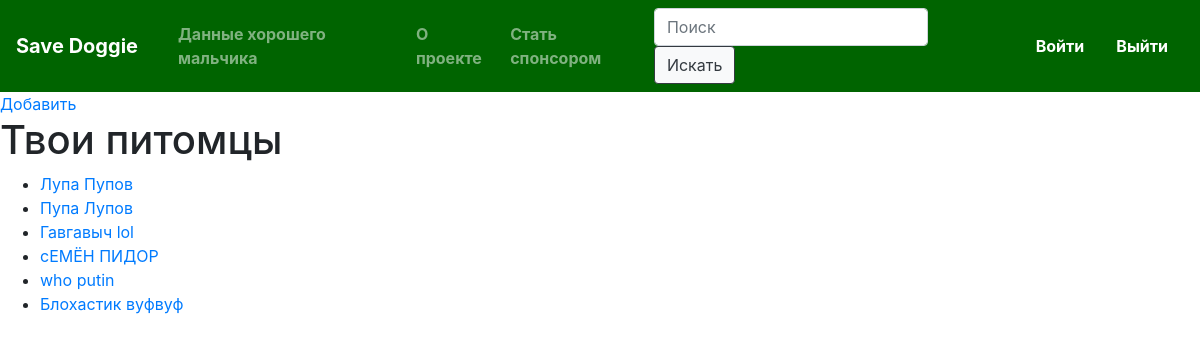
The app's page /all_cards (signed in), older data.
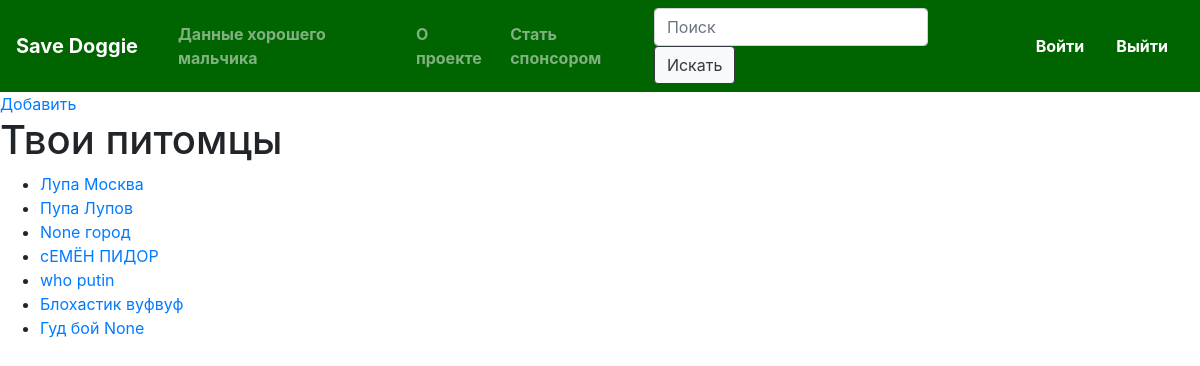
The same page, newer data.
### crm/models.py (models this page shows, shortened)
class Student(models.Model):
    sex_types = (
        ('M', 'Man'),
        ('W', 'Woman')
    )
    name = models.CharField(max_length=30, null=True)
    surname = models.CharField(max_length=30, null=True)
    dadname = models.CharField(max_length=30, null=True)
    email = models.EmailField(null=True)
    description = models.TextField(default="")
    photo = models.FilePathField(null=True)
    sex = models.CharField(max_length=1, null=True, choices=sex_types)
    weight = models.FloatField(null=True)
    phone_number = models.CharField(max_length=12, null=True)

### crm/views.py (the view)
# urls.py: path('all_cards', index),
def index(request):
    if not request.user.is_authenticated:
        return redirect('/login')
    if request.method == 'POST':
        text = request.POST.get('search', '')
        students = Student.objects.all().filter(name=text)
        return render(request, 'index.html', {'students': students})
    if request.method == 'GET':
        students = Student.objects.all()
        return render(request, 'index.html', {'students': students})

### crm/templates/index.html (shortened to what this page needs)
{% extends 'base.html' %}
{% block content %}
<a href="/add">Добавить</a>
<h1>Твои питомцы</h1>
<ul>
    {% for student in students %}
        <li><a href="/student?id={{ student.id }}">
            {{ student.name }} {{ student.surname }}</a>
        </li>
    {% endfor %}
</ul>
{% endblock %}

### crm/templates/base.html (shortened to what this page needs)
<link rel="stylesheet" href="https://stackpath.bootstrapcdn.com/bootstrap/4.3.1/css/bootstrap.min.css">
<link rel="stylesheet" href="https://stackpath.bootstrapcdn.com/bootstrap/4.3.1/css/bootstrap.min.js">
    <nav class="navbar navbar-expand-lg navbar-dark font-weight-bold" style="background-color: #006400;" >
    <a class="navbar-brand font-weight-bold" href="/">Save Doggie</a>
    <div class="collapse navbar-collapse" id="navbarNav">
    <ul class="navbar-nav mr-auto ml-3">
    <li class="nav-item">
    <a class="nav-link" href="/all_cards">Данные хорошего мальчика <span class="sr-only">(current)</span></a>
    </li>
    <li class="nav-item">
    <a class="nav-link" href="/">О проекте</a>
    </li>
    <li class="nav-item">
    <a class="nav-link" href="#">Стать спонсором</a>
    </li>
    </ul>
    <form class="form-inline my-2 my-lg-0 mr-3" id ="search">
    <input class="form-control mr-sm-2" type="search" placeholder="Поиск" aria-label="Search">
    <button class="btn btn-outline-dark my-2 my-sm-0 btn-light" type="button">Искать</button>
    </form>
    <div class="d-flex">
    <a style = "color: white;" class="nav-link" href="/login">Войти</a>
    <a style = "color: white;" class="nav-link" href="/logout">Выйти</a>
    </div>
    </div>
    </nav>
{% block content %}
{% endblock %}

Row changes from the older to the newer data that the page shows:
removed Student: name "Гавгавыч", surname "lol"
changed Student "Лупа": surname "Пупов" → "Москва"
added Student: name "None", surname "город"
added Student: name "Гуд бой", surname "None"
